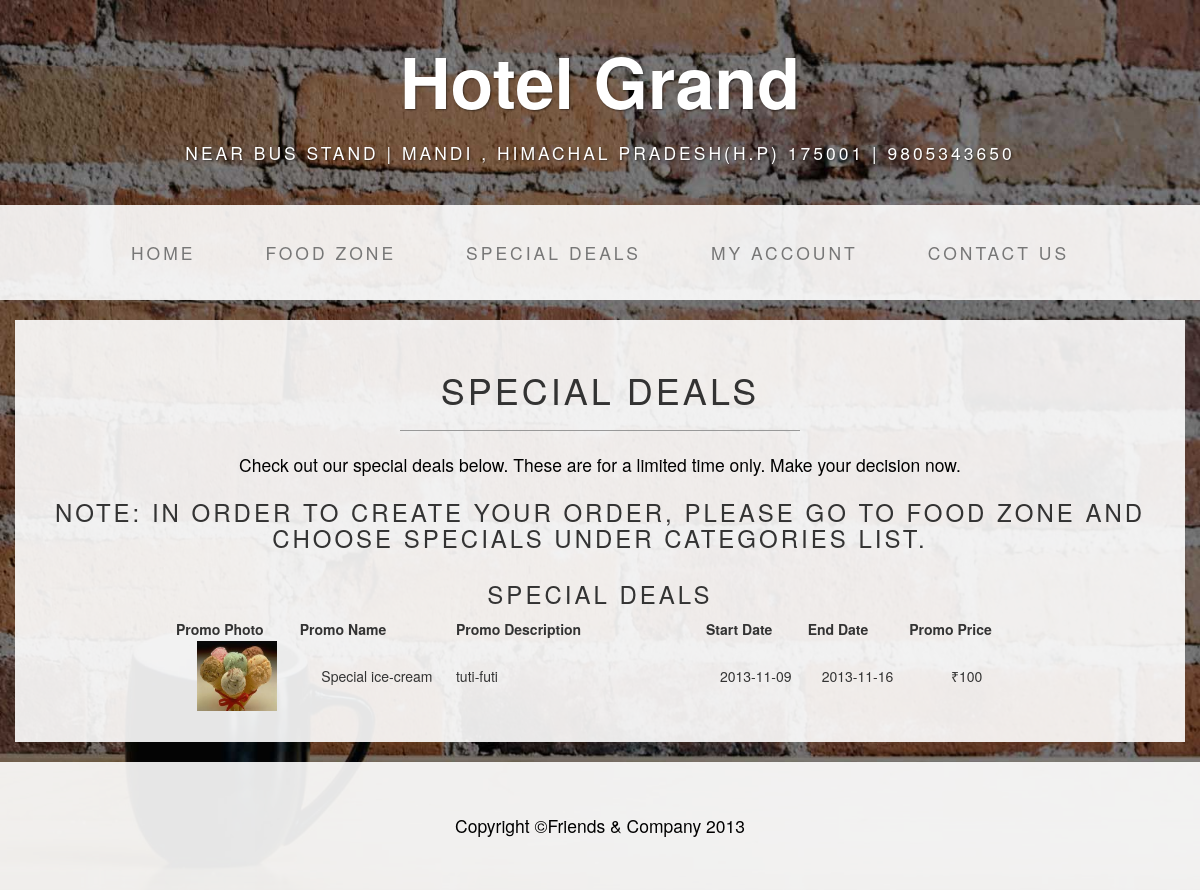
The page /canteen/specialdeals.php on the database its author committed.
### tables this page shows
CREATE TABLE IF NOT EXISTS `specials` (
  `special_id` int(15) NOT NULL AUTO_INCREMENT,
  `special_name` varchar(25) NOT NULL,
  `special_description` text NOT NULL,
  `special_price` float NOT NULL,
  `special_start_date` date NOT NULL,
  `special_end_date` date NOT NULL,
  `special_photo` varchar(45) NOT NULL,
  PRIMARY KEY (`special_id`)
);

CREATE TABLE IF NOT EXISTS `currencies` (
  `currency_id` int(5) NOT NULL AUTO_INCREMENT,
  `currency_symbol` varchar(15) NOT NULL,
  `flag` int(1) NOT NULL,
  PRIMARY KEY (`currency_id`)
);

### canteen/specialdeals.php (the view, shortened to what this page needs)
<?php
$result=mysql_query("SELECT * FROM specials")
or die("There are no records to display ... \n" . mysql_error());
?>
<?php
    $flag_1 = 1;
    $currencies=mysql_query("SELECT * FROM currencies WHERE flag='$flag_1'")
    or die("A problem has occured ... \n" . "Our team is working on it at the moment ... \n" . "Please check back after few hours.");
?>
<!DOCTYPE html>
<html lang="en">
  <head>
    <link href="css/css1.css" rel="stylesheet">
    <link href="css/css2.css" rel="stylesheet">
  </head>
  <body>
    <div class="brand">Hotel Grand</div>
    <div class="address-bar">near bus stand |  Mandi , Himachal Pradesh(H.P) 175001 | 9805343650</div>
    <nav class="navbar navbar-default" role="navigation">
      <div class="container">
        <div class="collapse navbar-collapse navbar-ex1-collapse">
          <ul class="nav navbar-nav">
            <li><a href="index.php">Home</a></li>
            <li><a href="unlogin-foodzone.php">Food Zone</a></li>
            <li><a href="specialdeals.php">Special Deals</a></li>
            <li><a href="member-index.php">My Account</a></li>
            <li><a href="contactus.php">Contact Us</a></li>
          </ul>
        </div>
      </div>
    </nav>
    <div class="container">
      <div class="row">
        <div class="box">
          <div class="col-lg-12 text-center">
            <div id="carousel-example-generic" class="carousel slide">
<div id="center">
  <h1>SPECIAL DEALS</h1>
  <hr>
  <p>Check out our special deals below. These are for a limited time only. Make your decision now.</p>
  <h3>Note: In order to create your order, please go to Food Zone and choose Specials under categories list.</h3>
  <div>
<table width="850" align="center">
    <CAPTION><h3>SPECIAL DEALS</h3></CAPTION>
        <tr>
                <th>Promo Photo</th>
                <th>Promo Name</th>
                <th>Promo Description</th>
                <th>Start Date</th>
                <th>End Date</th>
                <th>Promo Price</th>
        </tr>
        <?php
                $symbol=mysql_fetch_assoc($currencies);
                while ($row=mysql_fetch_assoc($result)){
                    echo "<tr>";
                    echo '<td><a href=images/'. $row['special_photo']. ' alt="click to view full image" target="_blank"><img src=images/'. $row['special_photo']. ' width="80" height="70"></a></td>';
                    echo "<td>" . $row['special_name']."</td>";
                    echo "<td width='250' align='left'>" . $row['special_description']."</td>";
                    echo "<td>" . $row['special_start_date']."</td>";
                    echo "<td>" . $row['special_end_date']."</td>";
                    echo "<td>" . $symbol['currency_symbol']. "" . $row['special_price']."</td>";
                    echo "</tr>";
                    }
?>
</table>
  </div>
</div>
</div>
</div>
</div>
</div>
</div>
    <footer>
      <div class="container">
        <div class="row">
          <div class="col-lg-12 text-center">
            <p>Copyright &copy;Friends &  Company 2013</p>
          </div>
        </div>
      </div>
    </footer>
</body>
</html>

### canteen/css/css2.css (style rules this page uses)
body { background: url(../img/bg.jpg) no-repeat center center fixed; -webkit-background-size: cover; -moz-background-size: cover; -o-background-size: cover; background-size: cover; }
h1, h2, h3, h4, h5, h6 { text-transform: uppercase; letter-spacing: 3px; font-weight: 400; }
p { font-size: 1.25em; line-height: 1.6; color: #000; }
hr { border-color: #999999; max-width: 400px; }
.brand, .address-bar { display: none; }
.navbar-nav { text-transform: uppercase; letter-spacing: 3px; font-weight: 400; }
.box { background: #fff; background: rgba(255,255,255,0.9); margin-bottom: 20px; padding: 30px 15px; }
footer { background: #fff; background: rgba(255,255,255,0.9); }
footer p { margin: 0; padding: 50px 0; }
@media screen and (min-width: 768px) { .brand { display: inherit; font-weight: 700; font-size: 5em; line-height: normal; text-align: center; margin: 0; padding: 30px 0 10px; color: #fff; text-shadow: 1px 1px 2px rgba(0, 0, 0, 0.5); } }
@media screen and (min-width: 768px) { .address-bar { display: inherit; text-align: center; margin: 0; padding: 0 0 40px; font-size: 1.25em; text-transform: uppercase; letter-spacing: 3px; font-weight: 400; color: #fff; text-shadow: 1px 1px 2px rgba(0, 0, 0, 0.5); } }
@media screen and (min-width: 768px) { .navbar { border-radius: 0; } }
@media screen and (min-width: 768px) { .navbar { min-height: 0; } }
@media screen and (min-width: 768px) { .navbar-default { background: #fff; background: rgba(255,255,255,0.9); border: none; } }
@media screen and (min-width: 768px) { .nav>li>a { padding: 35px; } }
@media screen and (min-width: 768px) { .navbar-nav>li>a { line-height: normal; } }
@media screen and (min-width: 768px) { .navbar-nav { float: none; margin: 0 auto; display: table; table-layout: fixed; font-size: 1.25em; } }

### rows shown on the page
specials: special_photo (picture), special_name "Special ice-cream", special_description "tuti-futi", special_start_date "2013-11-09", special_end_date "2013-11-16", special_price "100"
currencies: currency_symbol "₹"
